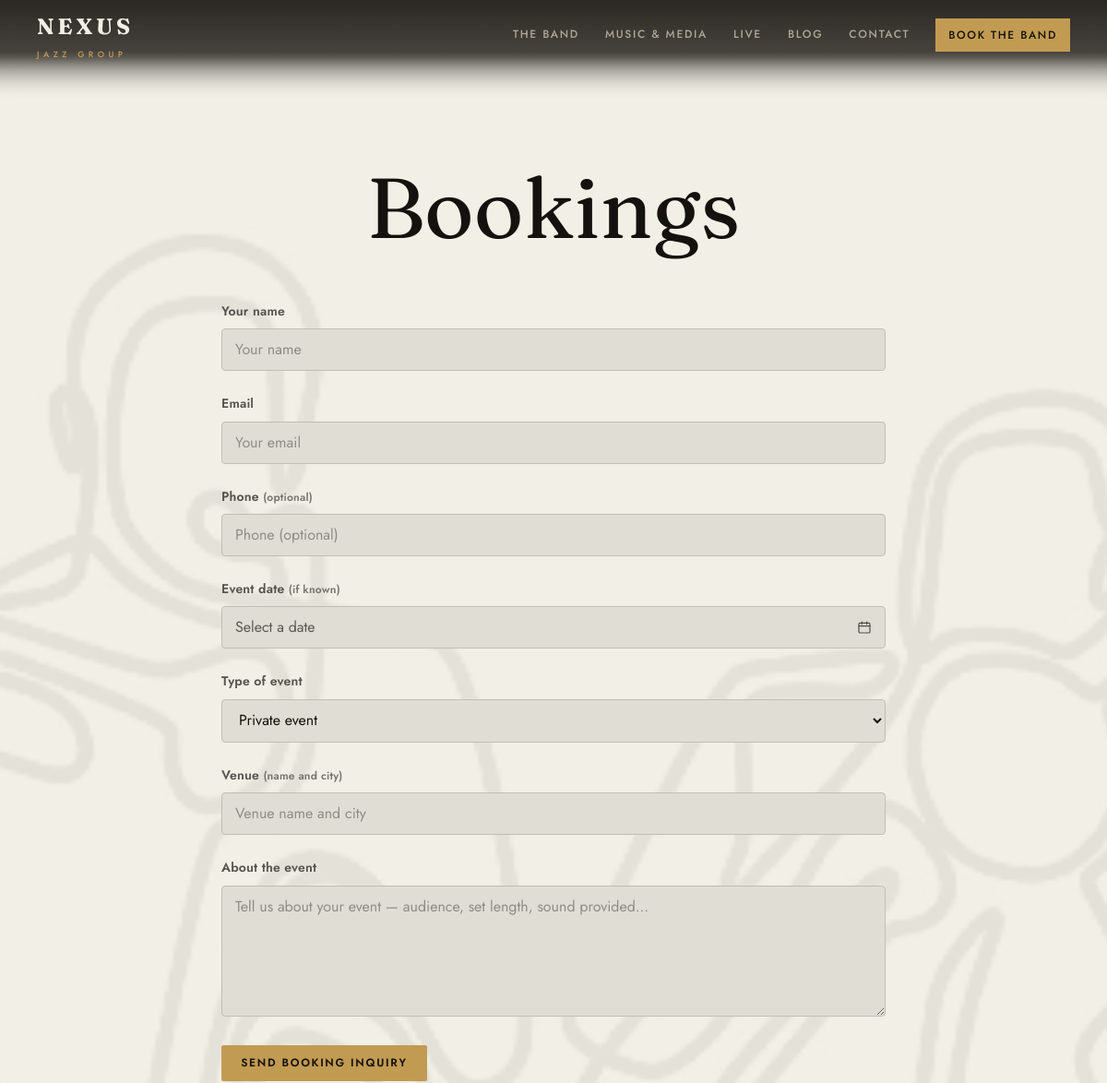
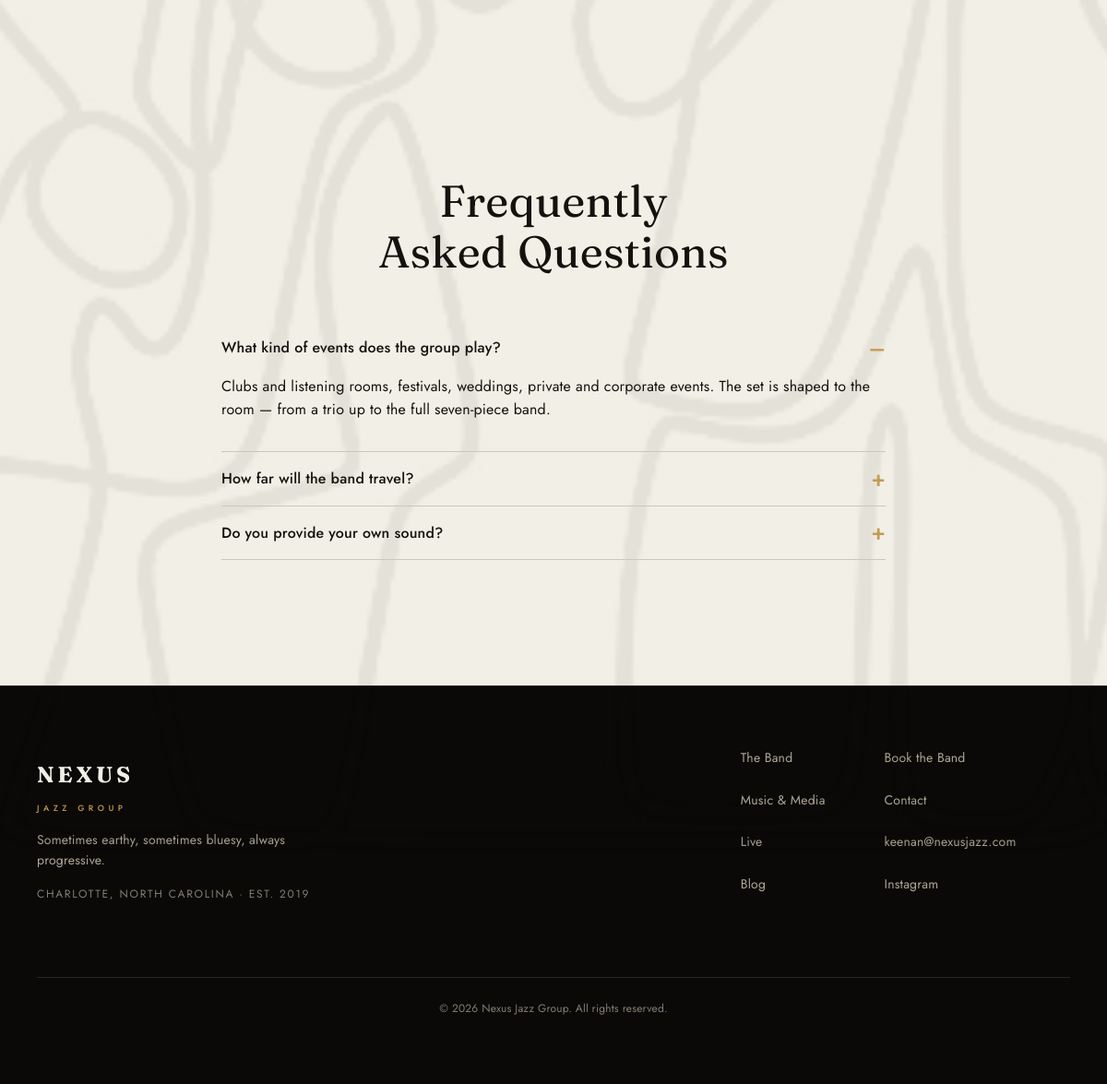
The page /inquiries/booking/ on the database its author committed (2 pictures, top to bottom).
### apps/core/models.py (models this page shows, shortened)
class FAQ(models.Model):
    question = models.CharField(max_length=255)
    answer = models.TextField()
    sort_order = models.PositiveSmallIntegerField(default=0)
    is_active = models.BooleanField(default=True)
    class Meta:
        ordering = ["sort_order"]
        verbose_name = "FAQ"
        verbose_name_plural = "FAQs"

class SiteSettings(models.Model):
    site_name = models.CharField(max_length=200, default="My Business")
    tagline = models.CharField(max_length=300, blank=True)
    phone_display = models.CharField(max_length=50, blank=True)
    phone_tel = models.CharField(max_length=30, blank=True)
    email = models.EmailField(blank=True)
    address = models.TextField(blank=True)
    hours = models.TextField(blank=True)
    map_embed_url = models.URLField(blank=True)
    calendar_url = models.URLField(
        blank=True,
        help_text=(
            "Google Calendar's own “Public URL to this calendar” (Settings and "
            "sharing → Integrate calendar), or just the calendar ID "
            "(name@group.calendar.google.com) — either works. Ignored if an embed code "
            "is set below."
        ),
    )
    calendar_embed_code = models.TextField(
        blank=True,
        help_text=(
            "Optional: paste Google Calendar's full <iframe> embed code (Settings and "
            "sharing → Integrate calendar → Embed code) for full control over size "
            "and view — used instead of the URL above when set."
        ),
    )
    facebook_url = models.URLField(blank=True)
    instagram_url = models.URLField(blank=True)
    youtube_url = models.URLField(blank=True)
    twitter_url = models.URLField(blank=True)
    linkedin_url = models.URLField(blank=True)
    alert_enabled = models.BooleanField(default=False)
    alert_message = models.CharField(max_length=160, blank=True)
    alert_color = ColorField(default="#C44444")
    class Meta:
        verbose_name = "Site Settings"
        verbose_name_plural = "Site Settings"

### apps/inquiries/views.py (the view)
# urls.py: path("booking/", views.booking, name="booking"),
def booking(request):
    from apps.core.models import FAQ
    if request.method == "POST":
        form = BookingInquiryForm(request.POST)
        if form.is_valid():
            form.save()
            messages.success(request, "Thank you! Your booking request has been received. We will be in touch soon.")
            return redirect("inquiry_thank_you")
    else:
        form = BookingInquiryForm()
    faqs = FAQ.objects.filter(is_active=True).order_by("sort_order")
    return render(request, "inquiries/booking.html", {"form": form, "faqs": faqs})

### apps/inquiries/forms.py (shortened to what this page needs)
class BookingInquiryForm(HoneypotMixin, forms.ModelForm):
    class Meta:
        model = BookingInquiry
        fields = ["name", "email", "phone", "event_date", "event_type", "venue", "message"]
        widgets = {
            "name": forms.TextInput(attrs={"placeholder": "Your name", "class": "form-control"}),
            "email": forms.EmailInput(attrs={"placeholder": "Your email", "class": "form-control"}),
            "phone": forms.TextInput(attrs={"placeholder": "Phone (optional)", "class": "form-control"}),
            "event_date": forms.DateInput(attrs={"type": "date", "class": "form-control"}),
            "event_type": forms.Select(attrs={"class": "form-control"}),
            "venue": forms.TextInput(attrs={"placeholder": "Venue name and city", "class": "form-control"}),
            "message": forms.Textarea(attrs={"placeholder": "Tell us about your event — audience, set length, sound provided…", "class": "form-control", "rows": 5}),
        }

### apps/core/context_processors.py (called while the page is built)
def site_settings(request):
    try:
        settings_obj = SiteSettings.objects.first()
    except Exception:
        settings_obj = None
    return {
        "site_settings": settings_obj,
    }

### apps/core/templatetags/assets.py (called while the page is built)
@register.simple_tag
def static_v(path):
    url = static(path)
    try:
        found = finders.find(path)
        if found:
            stamp = int(os.path.getmtime(Path(found)))
            sep = "&" if "?" in url else "?"
            return f"{url}{sep}v={stamp}"
    except Exception:
        pass
    return url

### templates/inquiries/booking.html (shortened to what this page needs)
{% extends "base.html" %}
{% load static %}
{% load assets %}
{% block body_class %}ivory-page{% endblock %}
{% block content %}
<img class="ivory-page__art" src="{% static 'img/booking-lineart.png' %}" alt="" aria-hidden="true">
<header class="page-head">
  <div class="container">
    <div class="ex-header center">
      <h1 class="ex-title">Bookings</h1>
    </div>
  </div>
</header>
<section class="section-x section-x--flush" aria-label="Booking form">
  <div class="container"><div class="prose-col center-col">
    <form method="post" novalidate>
      <div class="form-group">
        <label for="{{ form.name.id_for_label }}">Your name</label>
        {{ form.name }}
      </div>
      <div class="form-group">
        <label for="{{ form.email.id_for_label }}">Email</label>
        {{ form.email }}
      </div>
      <div class="form-group">
        <label for="{{ form.phone.id_for_label }}">Phone <span class="form-note">(optional)</span></label>
        {{ form.phone }}
      </div>
      <div class="form-group">
        <label for="{{ form.event_date.id_for_label }}">Event date <span class="form-note">(if known)</span></label>
      </div>
      <div class="form-group">
        <label for="{{ form.event_type.id_for_label }}">Type of event</label>
        {{ form.event_type }}
      </div>
      <div class="form-group">
        <label for="{{ form.venue.id_for_label }}">Venue <span class="form-note">(name and city)</span></label>
        {{ form.venue }}
      </div>
      <div class="form-group">
        <label for="{{ form.message.id_for_label }}">About the event</label>
        {{ form.message }}
      </div>
      <button type="submit" class="btn btn--book">Send booking inquiry</button>
    </form>
  </div></div>
</section>
<section class="section-x section-x--tight-top" aria-labelledby="faq-h">
  <div class="container"><div class="prose-col center-col">
    <div class="ex-header center">
      <h2 class="ex-title" id="faq-h">Frequently Asked Questions</h2>
    </div>
    <div class="faq">
      {% for item in faqs %}
      <details {% if forloop.first %}open{% endif %}>
        <summary>{{ item.question }}</summary>
        <div class="faq-a">{{ item.answer|linebreaks }}</div>
      </details>
      {% empty %}
      <p class="empty-note">Questions? Ask away in the form above.</p>
      {% endfor %}
    </div>
  </div></div>
</section>
{% endblock %}

### templates/partials/_footer.html
{% load static %}
<footer class="footer">
  <div class="container">
    <div class="footer__grid">
      <div class="footer__id">
        <div class="footer__brand">
          <span class="brand-word">Nexus</span>
          <span class="brand-sub">Jazz Group</span>
        </div>
        {% if site_settings.tagline %}
        <p class="footer__tagline">{{ site_settings.tagline }}</p>
        {% endif %}
        <p class="footer__place">Charlotte, North Carolina · est. 2019</p>
      </div>
      <nav class="footer__nav" aria-label="Footer">
        <ul class="footer__links">
          <li><a href="{% url 'team' %}">The Band</a></li>
          <li><a href="{% url 'gallery' %}">Music &amp; Media</a></li>
          <li><a href="{% url 'events_index' %}">Live</a></li>
          <li><a href="{% url 'blog_index' %}">Blog</a></li>
        </ul>
        <ul class="footer__links">
          <li><a href="{% url 'booking' %}">Book the Band</a></li>
          <li><a href="{% url 'contact' %}">Contact</a></li>
          {% if site_settings.email %}
          <li><a href="mailto:{{ site_settings.email }}">{{ site_settings.email }}</a></li>
          {% endif %}
          {% if site_settings.instagram_url %}
          <li><a href="{{ site_settings.instagram_url }}" target="_blank" rel="noopener">Instagram</a></li>
          {% endif %}
        </ul>
      </nav>
    </div>
    <div class="footer__bottom">
      <p>&copy; {% now "Y" %} Nexus Jazz Group. All rights reserved.</p>
    </div>
  </div>
</footer>

### static/css/theme.css (style rules this page uses)
:root { --color-primary: #C29B52; --color-primary-dark: #D6B26A; --color-primary-light: #231C10; --color-secondary: #0A0908; --color-accent: var(--color-primary); --font-heading: 'Fraunces', Georgia, 'Times New Roman', serif; --font-body: 'Jost', 'Futura', system-ui, sans-serif; --radius: 0.25rem; --color-bg: #0E0D0B; --color-surface: #171511; --color-surface-2: #1E1B16; --color-border: #2B2721; --color-text: #F2EFE6; --color-text-muted: #AFA795; --color-text-light: #857D6F; --color-inverse-bg: #F2EFE6; --color-inverse-text: #14120E; --color-success: #15803D; --color-warning: #B45309; --color-error: #B91C1C; --color-info: #1D4ED8; --text-xs: 0.75rem; --text-sm: 0.875rem; --text-base: 1rem; --text-lg: 1.125rem; --text-xl: clamp(1.25rem, 1.15rem + 0.5vw, 1.5rem); --text-2xl: clamp(1.6rem, 1.3rem + 1.2vw, 2.25rem); --text-3xl: clamp(2rem, 1.5rem + 2vw, 3rem); --text-hero: clamp(2.6rem, 1.7rem + 4vw, 5.25rem); --leading-tight: 1.15; --leading-body: 1.7; --tracking-label: 0.14em; --font-mono: ui-monospace, 'SF Mono', Menlo, monospace; --space-1: 0.25rem; --space-2: 0.5rem; --space-3: 0.75rem; --space-4: 1rem; --space-6: 1.5rem; --space-8: 2rem; --space-12: 3rem; --space-16: 4rem; --space-24: 6rem; --space-32: 8rem; --section-y-s1: clamp(2.5rem, 2rem + 2vw, 4rem); --section-y-s2: clamp(4rem, 3rem + 4vw, 7rem); --section-y-s3: clamp(5.5rem, 4rem + 6vw, 9rem); --section-y: var(--section-y-s3); --max-width: 80rem; --max-width-prose: 45rem; --container-pad: clamp(1.25rem, 4vw, 2.5rem); --radius-sm: calc(var(--radius) * 0.5); --radius-lg: calc(var(--radius) * 1.75); --radius-full: 999px; --shadow-sm: 0 1px 2px rgba(0,0,0,.4); --shadow: 0 2px 12px rgba(0,0,0,.45); --shadow-md: 0 8px 24px rgba(0,0,0,.5); --shadow-lg: 0 16px 40px rgba(0,0,0,.55); --t-fast: 150ms; --t-base: 240ms; --t-slow: 400ms; --ease-out: cubic-bezier(0.22, 1, 0.36, 1); --ease-in-out: cubic-bezier(0.65, 0, 0.35, 1); --focus-ring: 0 0 0 3px color-mix(in srgb, var(--color-primary) 45%, transparent); --text-4xl: var(--text-3xl); --transition: var(--t-fast) var(--ease-out); --transition-md: var(--t-base) var(--ease-out); }
html { scroll-behavior: smooth; }
body { font-family: var(--font-body); color: var(--color-text); background: var(--color-bg); line-height: var(--leading-body); margin: 0; }
h1, h2, h3, h4 { font-family: var(--font-heading); font-optical-sizing: auto; line-height: var(--leading-tight); color: var(--color-text); }
img, video, svg { max-width: 100%; height: auto; display: block; }

### rows shown on the page
FAQ: question "What kind of events does the group play?", answer "Clubs and listening rooms, festivals, weddings, private and corporate events. The set is shaped to the room — from a trio up to the full seven-piece band."
FAQ: question "How far will the band travel?"
FAQ: question "Do you provide your own sound?"
SiteSettings: tagline "Sometimes earthy, sometimes bluesy, always progressive.", email "keenan@nexusjazz.com"
